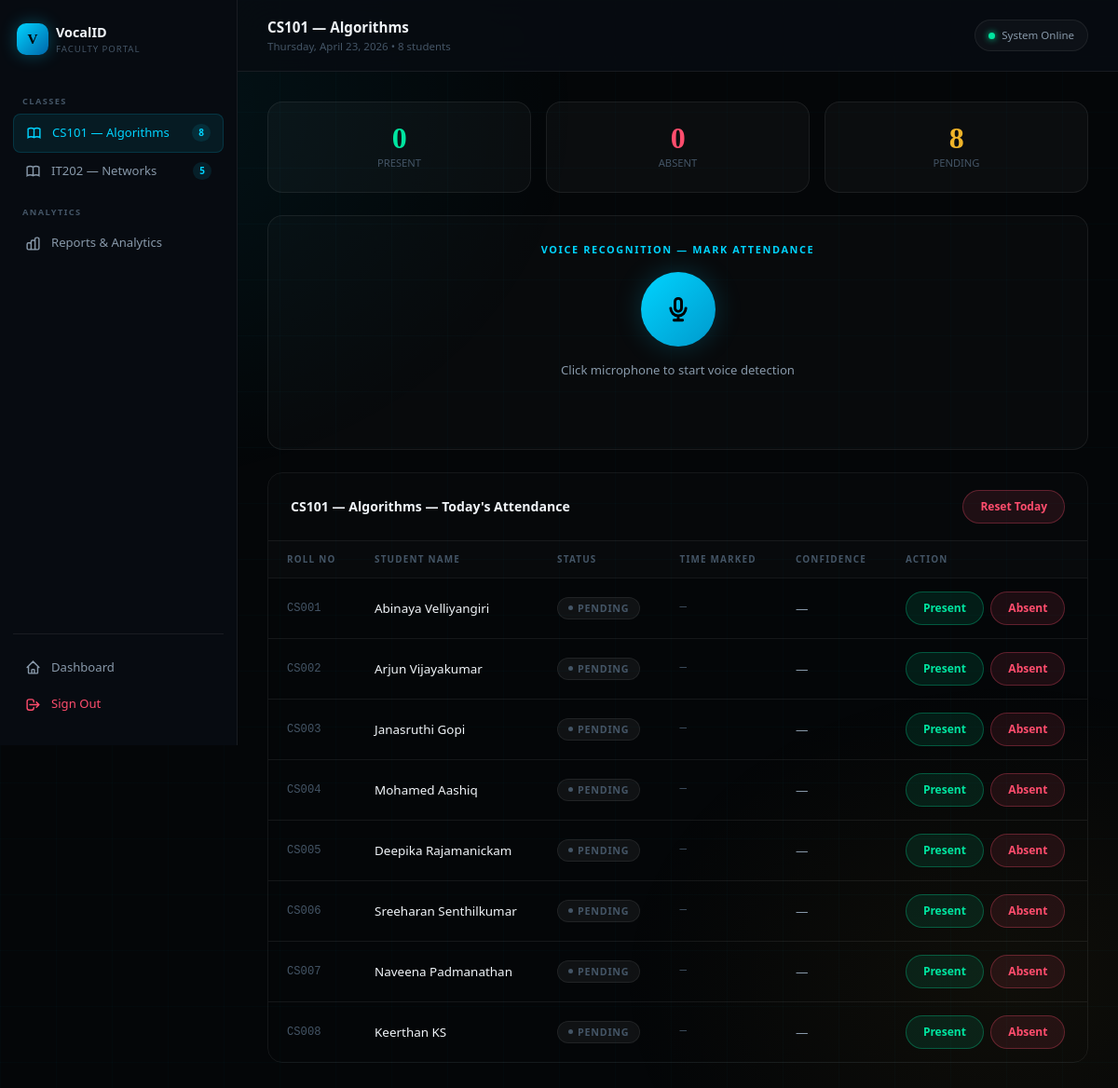
Page /class.php (signed in) on the committed database.
### tables this page shows
CREATE TABLE IF NOT EXISTS students (
    id          INT AUTO_INCREMENT PRIMARY KEY,
    name        VARCHAR(150) NOT NULL,
    email       VARCHAR(150) NOT NULL UNIQUE,
    roll_no     VARCHAR(50)  NOT NULL UNIQUE,
    department  VARCHAR(10)  NOT NULL,
    class_id    VARCHAR(20)  DEFAULT NULL,             
    enrolled    TINYINT(1)   DEFAULT 0,                
    created_at  TIMESTAMP DEFAULT CURRENT_TIMESTAMP
);

### class.php (the view, shortened to what this page needs)
<?php
require_once 'db.php';
$class_id = $_GET['id'] ?? 'class1';
$class_info = [
    'class1' => ['name' => 'CS101 — Algorithms',    'dept' => 'CS', 'color' => 'var(--accent-cyan)'],
    'class2' => ['name' => 'IT202 — Networks',       'dept' => 'IT', 'color' => 'var(--accent-emerald)'],
];
$current_class = $class_info[$class_id];
$students = [];
$stmt = $conn->prepare("SELECT id, name, roll_no, department FROM students WHERE class_id = ? ORDER BY roll_no ASC");
$stmt->bind_param("s", $class_id);
$stmt->execute();
$result = $stmt->get_result();
while ($row = $result->fetch_assoc()) {
    $students[] = $row;
}
$attendance_today = [];
$present_count = count(array_filter($attendance_today, fn($a) => $a['status'] === 'present'));
$absent_count  = count(array_filter($attendance_today, fn($a) => $a['status'] === 'absent'));
$total         = count($students);
$pending_count = $total - count($attendance_today);
?>
<!doctype html>
<html lang="en">
<head>
  <link href="https://cdn.jsdelivr.net/npm/bootstrap@5.3.3/dist/css/bootstrap.min.css" rel="stylesheet">
  <link rel="stylesheet" href="css/style.css">
</head>
<body>
<div id="app">
  <div class="dashboard-wrapper">
    <aside class="sidebar">
      <div class="d-flex align-items-center gap-2 mb-4 px-1">
        <div class="sidebar-logo-mark">V</div>
        <div>
          <div style="font-size:.9rem;font-weight:700;">VocalID</div>
          <div style="font-size:.6rem;color:var(--text-muted);text-transform:uppercase;letter-spacing:.1em;">Faculty Portal</div>
        </div>
      </div>
      <div class="section-label">Classes</div>
      <a href="class.php?id=class1" class="nav-btn <?= $class_id === 'class1' ? 'active' : '' ?>">
        CS101 — Algorithms <span class="nav-badge">8</span>
      </a>
      <a href="class.php?id=class2" class="nav-btn <?= $class_id === 'class2' ? 'active' : '' ?>">
        IT202 — Networks <span class="nav-badge">5</span>
      </a>
      <div class="section-label">Analytics</div>
      <a href="reports.php" class="nav-btn">
        Reports & Analytics
      </a>
      <div class="mt-auto pt-3" style="border-top:1px solid var(--border-subtle);">
        <a href="dashboard.php" class="nav-btn">
          <svg width="17" height="17" fill="none" stroke="currentColor" stroke-width="2" stroke-linecap="round" viewBox="0 0 24 24"><path d="M3 12l2-2m0 0l7-7 7 7M5 10v10a1 1 0 001 1h3m10-11l2 2m-2-2v10a1 1 0 01-1 1h-3m-6 0a1 1 0 001-1v-4a1 1 0 011-1h2a1 1 0 011 1v4a1 1 0 001 1m-6 0h6"/></svg>
          Dashboard
        </a>
        <a href="logout.php" class="nav-btn" style="color:var(--accent-rose);">
          <svg width="17" height="17" fill="none" stroke="currentColor" stroke-width="2" stroke-linecap="round" viewBox="0 0 24 24"><path d="M17 16l4-4m0 0l-4-4m4 4H7m6 4v1a3 3 0 01-3 3H6a3 3 0 01-3-3V7a3 3 0 013-3h4a3 3 0 013 3v1"/></svg>
          Sign Out
        </a>
      </div>
    </aside>
    <div class="dashboard-main">
      <div class="topbar">
        <div>
          <div style="font-size:.95rem;font-weight:600;"><?= htmlspecialchars($current_class['name']) ?></div>
          <div style="font-size:.72rem;color:var(--text-muted);"><?= date('l, F j, Y') ?> &bull; <?= $total ?> students</div>
        </div>
        <div class="d-flex gap-2 align-items-center">
          <div class="status-pill"><div class="status-dot"></div> System Online</div>
        </div>
      </div>
      <div style="padding:32px;">
        <div class="row g-3 mb-4">
          <div class="col-4">
            <div class="stat-card text-center">
              <div class="stat-value" style="color:var(--accent-emerald);"><?= $present_count ?></div>
              <div style="font-size:.7rem;color:var(--text-muted);text-transform:uppercase;">Present</div>
            </div>
          </div>
          <div class="col-4">
            <div class="stat-card text-center">
              <div class="stat-value" style="color:var(--accent-rose);"><?= $absent_count ?></div>
              <div style="font-size:.7rem;color:var(--text-muted);text-transform:uppercase;">Absent</div>
            </div>
          </div>
          <div class="col-4">
            <div class="stat-card text-center">
              <div class="stat-value" style="color:var(--accent-gold);"><?= $pending_count ?></div>
              <div style="font-size:.7rem;color:var(--text-muted);text-transform:uppercase;">Pending</div>
            </div>
          </div>
        </div>
        <div class="voice-panel">
          <p class="label-accent mb-3">Voice Recognition — Mark Attendance</p>
          <button class="mic-btn mb-3" id="mic-btn" onclick="startVoiceRecognition()">
            <svg width="28" height="28" fill="none" stroke="#000" stroke-width="2.5" stroke-linecap="round" viewBox="0 0 24 24"><path d="M19 11a7 7 0 01-7 7m0 0a7 7 0 01-7-7m7 7v4m0 0H8m4 0h4m-4-8a3 3 0 01-3-3V5a3 3 0 116 0v6a3 3 0 01-3 3z"/></svg>
          </button>
          <div id="voice-status" style="font-size:.82rem;color:var(--text-secondary);">Click microphone to start voice detection</div>
          <p class="api-log" id="voice-log"></p>
        </div>
        <div class="v-table-wrap">
          <div class="v-table-head d-flex justify-content-between align-items-center">
            <span style="font-size:.88rem;font-weight:600;"><?= htmlspecialchars($current_class['name']) ?> — Today's Attendance</span>
            <button onclick="resetAttendance()" class="btn-sm-danger">Reset Today</button>
          </div>
          <div style="overflow-x:auto;">
            <table id="student-table">
              <thead>
                <tr>
                  <th>Roll No</th>
                  <th>Student Name</th>
                  <th>Status</th>
                  <th>Time Marked</th>
                  <th>Confidence</th>
                  <th>Action</th>
                </tr>
              </thead>
              <tbody>
                <?php foreach ($students as $student):
                  $roll = $student['roll_no'];
                  $att  = $attendance_today[$roll] ?? null;
                  $status    = $att['status']     ?? 'pending';
                  $time_mark = $att['time']        ?? '—';
                  $conf      = $att['confidence']  ?? 0;
                  $row_class = $status === 'present' ? 'row-present' : ($status === 'absent' ? 'row-absent' : '');
                  $badge_cls = $status === 'present' ? 'badge-present' : ($status === 'absent' ? 'badge-absent' : 'badge-pending');
                  $badge_lbl = ucfirst($status);
                ?>
                <tr class="<?= $row_class ?>" id="row-<?= htmlspecialchars($roll) ?>">
                  <td class="td-roll"><?= htmlspecialchars($roll) ?></td>
                  <td class="td-name"><?= htmlspecialchars($student['name']) ?></td>
                  <td><span class="badge-v <?= $badge_cls ?>" id="badge-<?= htmlspecialchars($roll) ?>"><?= $badge_lbl ?></span></td>
                  <td style="font-size:.78rem;color:var(--text-muted);font-family:var(--font-mono);" id="time-<?= htmlspecialchars($roll) ?>">
                    <?= $time_mark ?>
                  </td>
                  <td id="conf-<?= htmlspecialchars($roll) ?>">
                    <?php if ($conf > 0): ?>
                      <div class="conf-wrap">
                        <div class="conf-bg"><div class="conf-fill" style="width:<?= $conf ?>%"></div></div>
                        <span style="font-size:.76rem;font-family:var(--font-mono);color:var(--text-secondary);"><?= $conf ?>%</span>
                      </div>
                    <?php else: ?>—<?php endif; ?>
                  </td>
                  <td>
                    <button onclick="manualMark('<?= htmlspecialchars($student['name']) ?>', '<?= htmlspecialchars($roll) ?>', 'present')"
                            class="btn-sm-success me-1">Present</button>
                    <button onclick="manualMark('<?= htmlspecialchars($student['name']) ?>', '<?= htmlspecialchars($roll) ?>', 'absent')"
                            class="btn-sm-danger">Absent</button>
                  </td>
                </tr>
                <?php endforeach; ?>
              </tbody>
            </table>
          </div>
        </div>
      </div>
    </div>
  </div>
</div>
</body>
</html>

### class.php (style rules this page uses)
.label-accent { font-size:.68rem; font-weight:700; letter-spacing:.15em; text-transform:uppercase; color:var(--accent-cyan); }
.mic-btn { width:80px; height:80px; border-radius:50%; background:linear-gradient(135deg,var(--accent-cyan),#0099cc); border:none; display:flex; align-items:center; justify-content:center; cursor:pointer; box-shadow:0 0 30px rgba(0,212,255,.2); transition:transform .25s, box-shadow .25s; margin:0 auto; }
.voice-panel { background:rgba(255,255,255,.02); border:1px solid var(--border-subtle); border-radius:16px; padding:28px; text-align:center; margin-bottom:24px; }
.api-log { font-size:.72rem; color:var(--text-muted); font-family:var(--font-mono); margin-top:10px; min-height:20px; }

### rows in the picture
students: roll_no "CS001", name "Abinaya Velliyangiri", badge_lbl "PENDING", time_mark "—"
students: roll_no "CS002", name "Arjun Vijayakumar", badge_lbl "PENDING", time_mark "—"
students: roll_no "CS003", name "Janasruthi Gopi", badge_lbl "PENDING", time_mark "—"
students: roll_no "CS004", name "Mohamed Aashiq", badge_lbl "PENDING", time_mark "—"
students: roll_no "CS005", name "Deepika Rajamanickam", badge_lbl "PENDING", time_mark "—"
students: roll_no "CS006", name "Sreeharan Senthilkumar", badge_lbl "PENDING", time_mark "—"
students: roll_no "CS007", name "Naveena Padmanathan", badge_lbl "PENDING", time_mark "—"
students: roll_no "CS008", name "Keerthan KS", badge_lbl "PENDING", time_mark "—"

### other values in the picture
$current_class['name'] "CS101 — Algorithms"
$total "8"
$present_count "0"
$absent_count "0"
$pending_count "8"
